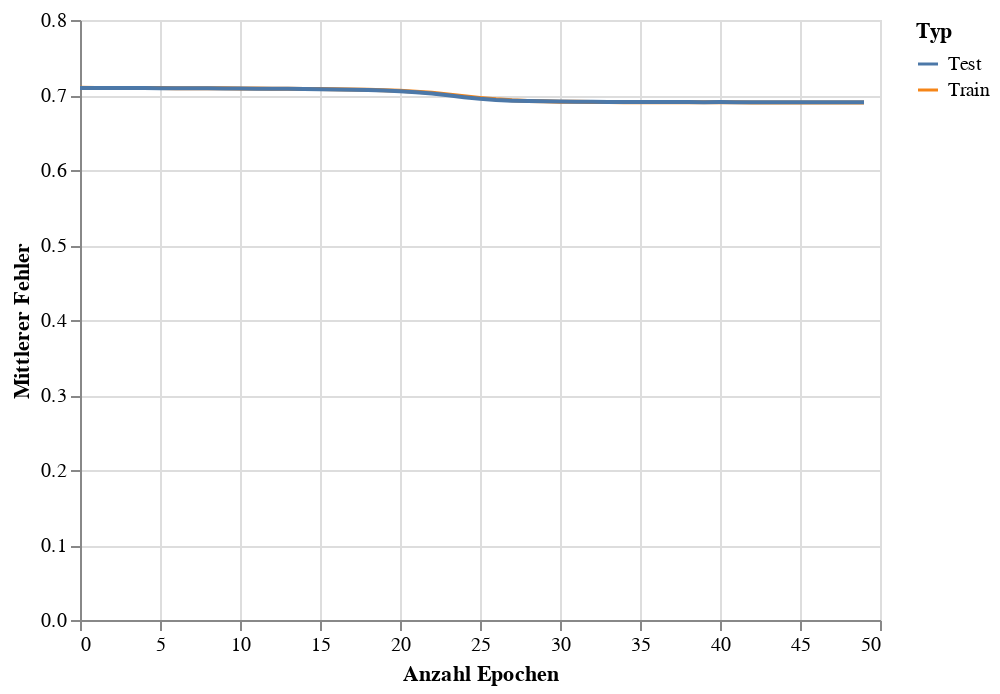

The notebook cell saved with this chart:
### Code cell
train_eval_loss_chart = alt.Chart(loss_df).mark_line().encode(
    x = alt.X('Epoch',title='Anzahl Epochen'),
    y = alt.Y('Loss',title='Mittlerer Fehler'),
    color = alt.Color('Type',title='Typ')
)
train_eval_loss_chart

### Figure 1 — Vega-Lite specification as saved in the notebook (floating-point values rounded to 4 significant figures)
{"config": {"view": {"continuousWidth": 400, "continuousHeight": 300}}, "data": {"name": "data-2f1b270dab6e278abd2e1687562e88e1"}, "mark": "line", "encoding": {"color": {"field": "Type", "title": "Typ", "type": "nominal"}, "x": {"field": "Epoch", "title": "Anzahl Epochen", "type": "quantitative"}, "y": {"field": "Loss", "title": "Mittlerer Fehler", "type": "quantitative"}}, "$schema": "https://vega.github.io/schema/vega-lite/v4.17.0.json", "datasets": {"data-2f1b270dab6e278abd2e1687562e88e1": [{"Epoch": 0, "Loss": 0.7095, "Type": "Train"}, {"Epoch": 1, "Loss": 0.7094, "Type": "Train"}, {"Epoch": 2, "Loss": 0.7094, "Type": "Train"}, {"Epoch": 3, "Loss": 0.7093, "Type": "Train"}, {"Epoch": 4, "Loss": 0.7093, "Type": "Train"}, {"Epoch": 5, "Loss": 0.7092, "Type": "Train"}, {"Epoch": 6, "Loss": 0.7091, "Type": "Train"}, {"Epoch": 7, "Loss": 0.709, "Type": "Train"}, {"Epoch": 8, "Loss": 0.7089, "Type": "Train"}, {"Epoch": 9, "Loss": 0.7088, "Type": "Train"}, {"Epoch": 10, "Loss": 0.7087, "Type": "Train"}, {"Epoch": 11, "Loss": 0.7086, "Type": "Train"}, {"Epoch": 12, "Loss": 0.7085, "Type": "Train"}, {"Epoch": 13, "Loss": 0.7083, "Type": "Train"}, {"Epoch": 14, "Loss": 0.7081, "Type": "Train"}, {"Epoch": 15, "Loss": 0.7079, "Type": "Train"}, {"Epoch": 16, "Loss": 0.7076, "Type": "Train"}, {"Epoch": 17, "Loss": 0.7073, "Type": "Train"}, {"Epoch": 18, "Loss": 0.7069, "Type": "Train"}, {"Epoch": 19, "Loss": 0.7063, "Type": "Train"}, {"Epoch": 20, "Loss": 0.7055, "Type": "Train"}, {"Epoch": 21, "Loss": 0.7044, "Type": "Train"}, {"Epoch": 22, "Loss": 0.7029, "Type": "Train"}, {"Epoch": 23, "Loss": 0.7008, "Type": "Train"}, {"Epoch": 24, "Loss": 0.6984, "Type": "Train"}, {"Epoch": 25, "Loss": 0.696, "Type": "Train"}, {"Epoch": 26, "Loss": 0.6942, "Type": "Train"}, {"Epoch": 27, "Loss": 0.6929, "Type": "Train"}, {"Epoch": 28, "Loss": 0.6921, "Type": "Train"}, {"Epoch": 29, "Loss": 0.6915, "Type": "Train"}, {"Epoch": 30, "Loss": 0.6911, "Type": "Train"}, {"Epoch": 31, "Loss": 0.6909, "Type": "Train"}, {"Epoch": 32, "Loss": 0.6908, "Type": "Train"}, {"Epoch": 33, "Loss": 0.6906, "Type": "Train"}, {"Epoch": 34, "Loss": 0.6905, "Type": "Train"}, {"Epoch": 35, "Loss": 0.6904, "Type": "Train"}, {"Epoch": 36, "Loss": 0.6904, "Type": "Train"}, {"Epoch": 37, "Loss": 0.6903, "Type": "Train"}, {"Epoch": 38, "Loss": 0.6903, "Type": "Train"}, {"Epoch": 39, "Loss": 0.6902, "Type": "Train"}, {"Epoch": 40, "Loss": 0.6902, "Type": "Train"}, {"Epoch": 41, "Loss": 0.6902, "Type": "Train"}, {"Epoch": 42, "Loss": 0.6902, "Type": "Train"}, {"Epoch": 43, "Loss": 0.6901, "Type": "Train"}, {"Epoch": 44, "Loss": 0.6901, "Type": "Train"}, {"Epoch": 45, "Loss": 0.6901, "Type": "Train"}, {"Epoch": 46, "Loss": 0.6901, "Type": "Train"}, {"Epoch": 47, "Loss": 0.6901, "Type": "Train"}, {"Epoch": 48, "Loss": 0.6901, "Type": "Train"}, {"Epoch": 49, "Loss": 0.6901, "Type": "Train"}, {"Epoch": 0, "Loss": 0.7094, "Type": "Test"}, {"Epoch": 1, "Loss": 0.7094, "Type": "Test"}, {"Epoch": 2, "Loss": 0.7093, "Type": "Test"}, {"Epoch": 3, "Loss": 0.7092, "Type": "Test"}, {"Epoch": 4, "Loss": 0.7092, "Type": "Test"}, {"Epoch": 5, "Loss": 0.7091, "Type": "Test"}, {"Epoch": 6, "Loss": 0.709, "Type": "Test"}, {"Epoch": 7, "Loss": 0.7089, "Type": "Test"}, {"Epoch": 8, "Loss": 0.7088, "Type": "Test"}, {"Epoch": 9, "Loss": 0.7087, "Type": "Test"}, {"Epoch": 10, "Loss": 0.7086, "Type": "Test"}, {"Epoch": 11, "Loss": 0.7085, "Type": "Test"}, {"Epoch": 12, "Loss": 0.7083, "Type": "Test"}, {"Epoch": 13, "Loss": 0.7082, "Type": "Test"}, {"Epoch": 14, "Loss": 0.708, "Type": "Test"}, {"Epoch": 15, "Loss": 0.7077, "Type": "Test"}, {"Epoch": 16, "Loss": 0.7074, "Type": "Test"}, {"Epoch": 17, "Loss": 0.7071, "Type": "Test"}, {"Epoch": 18, "Loss": 0.7066, "Type": "Test"}, {"Epoch": 19, "Loss": 0.7059, "Type": "Test"}, {"Epoch": 20, "Loss": 0.705, "Type": "Test"}, {"Epoch": 21, "Loss": 0.7037, "Type": "Test"}, {"Epoch": 22, "Loss": 0.7019, "Type": "Test"}, {"Epoch": 23, "Loss": 0.6996, "Type": "Test"}, {"Epoch": 24, "Loss": 0.6971, "Type": "Test"}, {"Epoch": 25, "Loss": 0.695, "Type": "Test"}, {"Epoch": 26, "Loss": 0.6934, "Type": "Test"}, {"Epoch": 27, "Loss": 0.6925, "Type": "Test"}, {"Epoch": 28, "Loss": 0.6919, "Type": "Test"}, {"Epoch": 29, "Loss": 0.6915, "Type": "Test"}, {"Epoch": 30, "Loss": 0.6912, "Type": "Test"}, {"Epoch": 31, "Loss": 0.6911, "Type": "Test"}, {"Epoch": 32, "Loss": 0.6909, "Type": "Test"}, {"Epoch": 33, "Loss": 0.6908, "Type": "Test"}, {"Epoch": 34, "Loss": 0.6907, "Type": "Test"}, {"Epoch": 35, "Loss": 0.6907, "Type": "Test"}, {"Epoch": 36, "Loss": 0.6906, "Type": "Test"}, {"Epoch": 37, "Loss": 0.6906, "Type": "Test"}, {"Epoch": 38, "Loss": 0.6905, "Type": "Test"}, {"Epoch": 39, "Loss": 0.6905, "Type": "Test"}, {"Epoch": 40, "Loss": 0.6905, "Type": "Test"}, {"Epoch": 41, "Loss": 0.6905, "Type": "Test"}, {"Epoch": 42, "Loss": 0.6904, "Type": "Test"}, {"Epoch": 43, "Loss": 0.6905, "Type": "Test"}, {"Epoch": 44, "Loss": 0.6904, "Type": "Test"}, {"Epoch": 45, "Loss": 0.6905, "Type": "Test"}, {"Epoch": 46, "Loss": 0.6904, "Type": "Test"}, {"Epoch": 47, "Loss": 0.6903, "Type": "Test"}, {"Epoch": 48, "Loss": 0.6904, "Type": "Test"}, {"Epoch": 49, "Loss": 0.6903, "Type": "Test"}]}}
